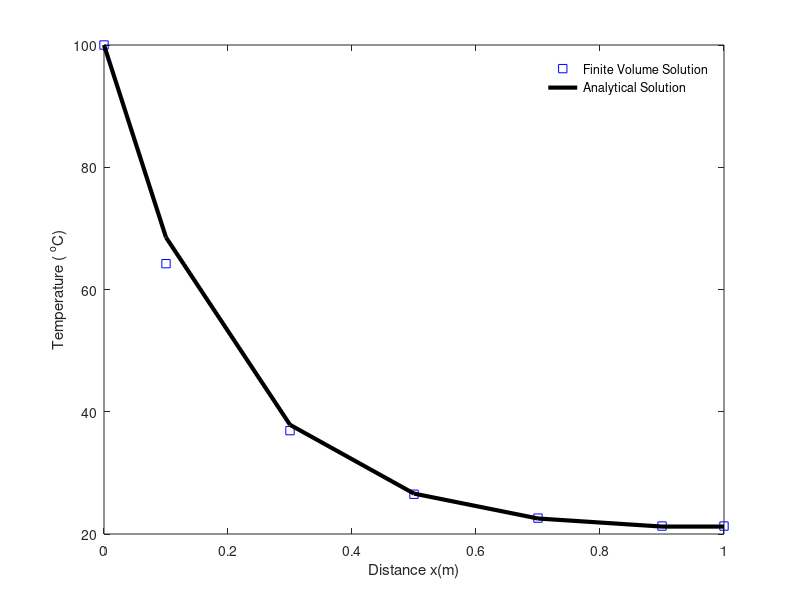

The MATLAB script that drew this image:
clc
clear all
close all

% Parameters 

 L = 1;                                       % Length of a fin(m)   
 dx = 0.2;                                    % Grid size
 m = 2+L/dx;                                  % Total number of nodes;
 TB = 100;                                    % Base Temperature in degree celsius
 Tinf = 20;                                   % Ambient Temperature in degree celsius
 n = 5;                                       % n^2=hp/kA (m^-2)
                                      
 
 % Discretization 
 x(1) = 0;
 for i = 2:m-1
     if i == 2
         x(i) = x(1)+dx/2;
     else
         x(i) = x(2)+(i-2)*dx;
     end
 end
x(m) = L;

%  Boundary Condition
T(1) = TB;


% Initialization
for i = 2:m
    T(i) = 100;
end
 
 for i = 2:m-1
  % Equation 2.48
     if i == 2
         AW(i) = 0;
         AE(i) = 1/dx;
         SU(i) = n^2*dx*Tinf+T(i-1)*2/dx;
         SP(i) = -n^2*dx-2/dx;
         AP(i) = AE(i)+AW(i)-SP(i);
  % Equation 2.53
     elseif i == m-1
         AW(i) = 1/dx;
         AE(i) = 0;
         SU(i) = n^2*dx*Tinf;
         SP(i) = -n^2*dx;
         AP(i) = AE(i)+AW(i)-SP(i);
  % Equation 2.44       
      else
         AW(i) = 1/dx;
         AE(i) = 1/dx;
         SU(i) = n^2*dx*Tinf;
         SP(i) = -n^2*dx;
         AP(i) = AE(i)+AW(i)-SP(i);
     end
 end
 
 %TriDiagonal Matrix Algorithm (TDMA) or Thomas Algorithm
% a_i*T_i = b_i*T_(i+1) + c_i*T_(i-1) + d_i
% a,b,c,d are input vectors. T is the solution, also a vector.

% Performs Gauss elimination
for i = 2:m-1
    a = AP(i);
    b = AE(i);
    c = AW(i);
    d = SU(i);
    if i == 2
        P(i) = b/a;
        Q(i) = (d+c*T(1))/a;
    else
        P(i) = b/(a-c*P(i-1));
        Q(i) = (d+c*Q(i-1))/(a-c*P(i-1));
    end
    
end

FCmax = 0.1;
Errormax = 10^-4;
nIter = 0;
% Backward substitution
while FCmax>Errormax
    nIter = nIter+1
    Told = T;
    for i = m-1:-1:2
            T(i) = P(i)*T(i+1)+Q(i);
    end
    for i = 2:m-1
        FC(i) = (T(i)-Told(i))/Told(i);
    end
    FCmax = max(FC)
end
T(m) = T(m-1);
% Print AW,AE,AP,SU,SP
fprintf('Node    AW      AE        SU        SP        AP\n')
for i = 2:m-1
    fprintf('%d%10.2f%10.2f%10.2f%10.2f%10.2f\n',i,AW(i),AE(i),SU(i),SP(i),AP(i));
end


T_exact(1) = TB;
% Exact Solution
% T = Tinf+(TB-Tinf)*(cosh(n(L-x))/cosh(nL))
for i = 2:m-1
    T1 = TB-Tinf;
    L1 = n*(L-x(i));
    T_exact(i) = Tinf+T1*(cosh(L1)/cosh(n*L));
end
T_exact(m) = T_exact(m-1);     % since q = 0

% Comparison between finite volume solution and the exact solution
for i = 2:m-1
    Error_perc(i) = ((T_exact(i)-T(i))/T_exact(i))*100;
end

 plot(x,T,'sb')
 hold on
 plot(x,T_exact,'k-','LineWidth',3)
 xlabel('Distance x(m)')
 ylabel('Temperature ( ^{o}C)')
 legend('Finite Volume Solution','Analytical Solution','Location','NorthEast')
 legend boxoff
  %axis([0 1 20 100])


 